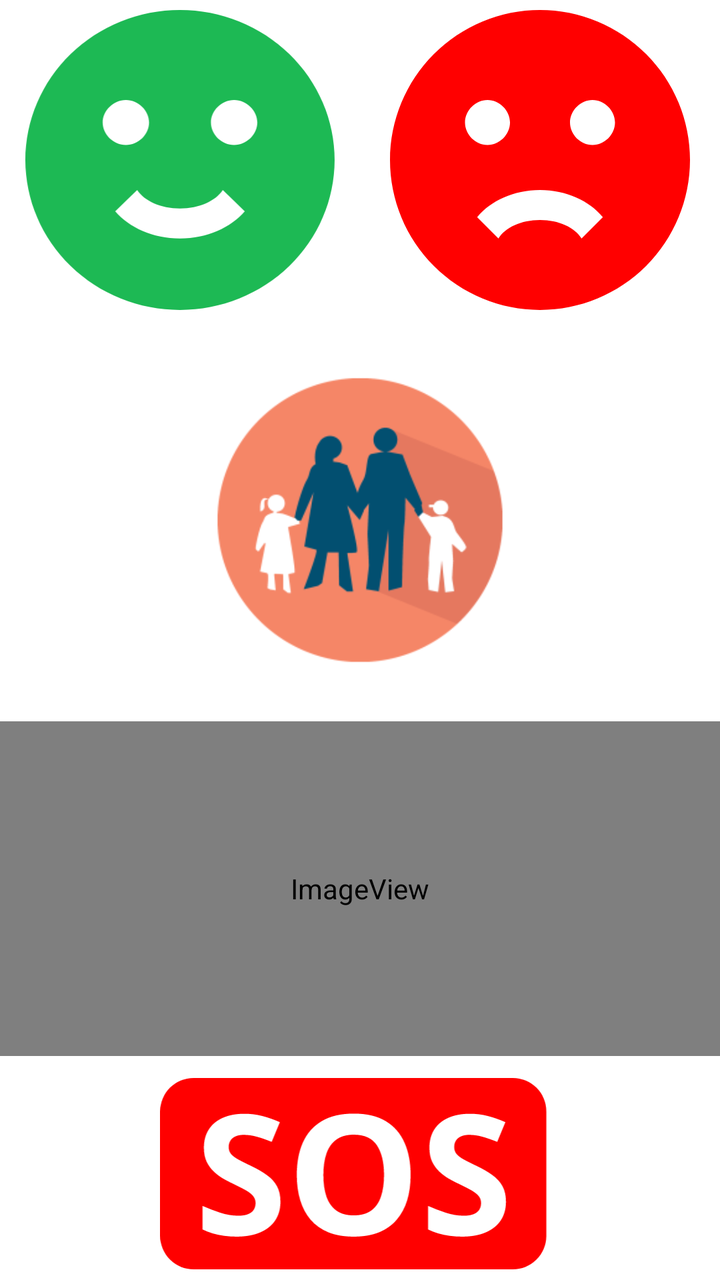
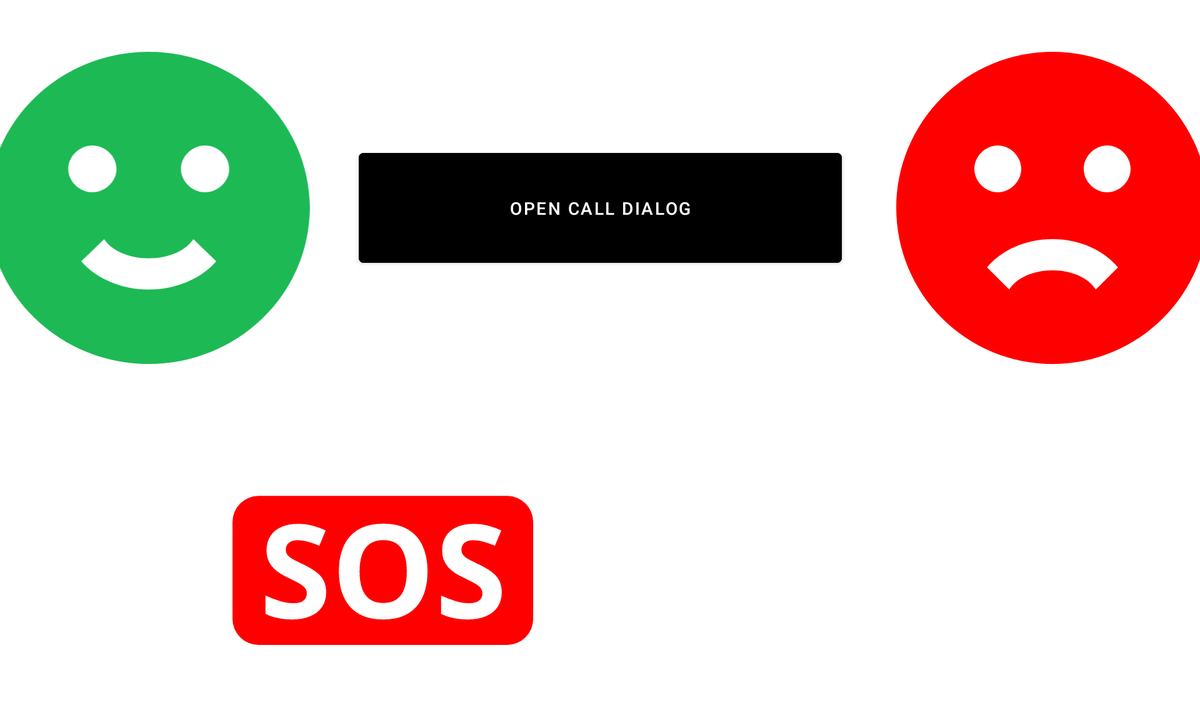

Two renders of one Android screen. The first uses the default layout on a phone; the second uses the alternative layout the repository ships for a different screen configuration, on a matching device. The two XML files are below.
<!-- AndroidManifest.xml: application theme Theme.App -->
<!-- res/layout/activity_main.xml -->
<?xml version="1.0" encoding="utf-8"?>
<androidx.constraintlayout.widget.ConstraintLayout xmlns:android="http://schemas.android.com/apk/res/android"
    xmlns:app="http://schemas.android.com/apk/res-auto"
    xmlns:tools="http://schemas.android.com/tools"
    android:layout_width="match_parent"
    android:layout_height="match_parent"
    tools:context=".activity.MainActivity">

    <LinearLayout
        android:layout_width="match_parent"
        android:layout_height="match_parent"
        android:orientation="vertical"
        android:weightSum="10"
        >

        <LinearLayout
            android:layout_width="match_parent"
            android:layout_height="0dp"
            android:layout_weight="2.5"
            android:gravity="center"
            android:orientation="horizontal"
            app:layout_constraintTop_toTopOf="parent">

            <ImageView
                android:id="@+id/imageViewOk"
                android:layout_width="150dp"
                android:layout_height="150dp"
                android:layout_marginStart="0dp"
                android:layout_marginTop="0dp"
                android:layout_marginEnd="0dp"
                android:layout_weight="0.4"
                app:srcCompat="@drawable/ic_happy"
                android:tag="OK" />

            <ImageView
                android:id="@+id/imageViewKo"
                android:layout_width="150dp"
                android:layout_height="150dp"
                android:layout_marginStart="0dp"
                android:layout_marginTop="0dp"
                android:layout_marginEnd="0dp"
                android:layout_weight="0.4"
                app:srcCompat="@drawable/ic_sad"
                android:tag="KO" />
        </LinearLayout>

        <LinearLayout
            android:layout_width="match_parent"
            android:layout_height="0dp"
            android:layout_weight="7.5"
            android:gravity="center_horizontal"
            android:orientation="vertical">

            <ImageView
                android:id="@+id/callCard1"
                android:layout_width="match_parent"
                android:layout_height="0dp"
                android:layout_weight="1.8"
                app:srcCompat="@mipmap/ic_family_foreground" />

            <ImageView
                android:id="@+id/callCard2"
                android:layout_width="match_parent"
                android:layout_height="0dp"
                android:layout_weight="1.5"
                app:srcCompat="@mipmap/ic_doctor_2" />

            <ImageView
                android:id="@+id/sos"
                android:layout_width="match_parent"
                android:layout_height="0dp"
                android:layout_weight="1"
                android:paddingBottom="5dp"
                app:srcCompat="@drawable/ic_sos"
                android:tag="SOS"/>

        </LinearLayout>

    </LinearLayout>



</androidx.constraintlayout.widget.ConstraintLayout>
<!-- resources referenced by this layout -->
<resources>
  <!-- drawable ic_happy (drawable) -->
  <vector xmlns:android="http://schemas.android.com/apk/res/android"
      android:width="3092dp"
      android:height="3000dp"
      android:viewportWidth="3092"
      android:viewportHeight="3000">
    <path
        android:pathData="M1545.73,0C1342.74,0 1141.74,38.8 954.21,114.18C766.67,189.56 596.27,300.05 452.73,439.34C162.85,720.64 0,1102.18 0,1500C0,1897.82 162.85,2279.36 452.73,2560.66C596.27,2699.95 766.67,2810.44 954.21,2885.82C1141.74,2961.2 1342.74,3000 1545.73,3000C1955.69,3000 2348.85,2841.96 2638.73,2560.66C2928.61,2279.36 3091.46,1897.82 3091.46,1500C3091.46,1303.02 3051.48,1107.96 2973.8,925.97C2896.12,743.99 2782.26,578.63 2638.73,439.34C2495.19,300.05 2324.79,189.56 2137.26,114.18C1949.72,38.8 1748.72,0 1545.73,0V0ZM772.87,1125C772.87,1005 881.07,900 1004.73,900C1128.38,900 1236.59,1005 1236.59,1125C1236.59,1245 1128.38,1350 1004.73,1350C881.07,1350 772.87,1245 772.87,1125ZM1545.73,2284.5C1275.23,2284.5 1037.19,2175 898.07,2013L1117.56,1800C1187.12,1908 1352.52,1984.5 1545.73,1984.5C1738.95,1984.5 1904.34,1908 1973.9,1800L2193.39,2013C2054.28,2175 1816.23,2284.5 1545.73,2284.5ZM2086.74,1350C1963.08,1350 1854.88,1245 1854.88,1125C1854.88,1005 1963.08,900 2086.74,900C2210.4,900 2318.6,1005 2318.6,1125C2318.6,1245 2210.4,1350 2086.74,1350Z"
        android:fillColor="#1DB954"/>
  </vector>
  <!-- drawable ic_sad (drawable) -->
  <vector xmlns:android="http://schemas.android.com/apk/res/android"
      android:width="3000dp"
      android:height="3000dp"
      android:viewportWidth="3000"
      android:viewportHeight="3000">
    <path
        android:pathData="M1500,0C1303.02,0 1107.96,38.8 925.97,114.18C743.99,189.56 578.63,300.05 439.34,439.34C158.04,720.64 0,1102.18 0,1500C0,1897.82 158.04,2279.36 439.34,2560.66C578.63,2699.95 743.99,2810.44 925.97,2885.82C1107.96,2961.2 1303.02,3000 1500,3000C1897.82,3000 2279.36,2841.96 2560.66,2560.66C2841.96,2279.36 3000,1897.82 3000,1500C3000,1303.02 2961.2,1107.96 2885.82,925.97C2810.44,743.99 2699.95,578.63 2560.66,439.34C2421.37,300.05 2256.01,189.56 2074.03,114.18C1892.04,38.8 1696.98,0 1500,0V0ZM750,1125C750,1005 855,900 975,900C1095,900 1200,1005 1200,1125C1200,1245 1095,1350 975,1350C855,1350 750,1245 750,1125ZM1915.5,2284.5C1848,2175 1687.5,2100 1500,2100C1312.5,2100 1152,2175 1084.5,2284.5L871.5,2071.5C1006.5,1908 1237.5,1800 1500,1800C1762.5,1800 1993.5,1908 2128.5,2071.5L1915.5,2284.5ZM2025,1350C1905,1350 1800,1245 1800,1125C1800,1005 1905,900 2025,900C2145,900 2250,1005 2250,1125C2250,1245 2145,1350 2025,1350Z"
        android:fillColor="#FF0000"/>
  </vector>
  <!-- drawable ic_sos: vector/xml drawable (drawable, 4592 chars, omitted) -->
  <!-- mipmap ic_doctor_2 (mipmap-anydpi-v26) -->
  <?xml version="1.0" encoding="utf-8"?>
  <adaptive-icon xmlns:android="http://schemas.android.com/apk/res/android">
      <background android:drawable="@color/ic_doctor_2_background"/>
      <foreground android:drawable="@mipmap/ic_doctor_2_foreground"/>
  </adaptive-icon>
  <!-- mipmap ic_family_foreground: png bitmap (mipmap-hdpi, 6419 bytes) -->
  <style name="Theme.App" parent="Theme.MaterialComponents.DayNight.NoActionBar">
          
          <item name="colorPrimary">@color/purple_500</item>
          <item name="colorPrimaryVariant">@color/purple_700</item>
          <item name="colorOnPrimary">@color/white</item>
          
          <item name="colorSecondary">@color/teal_200</item>
          <item name="colorSecondaryVariant">@color/teal_700</item>
          <item name="colorOnSecondary">@color/black</item>
          
          <item name="android:statusBarColor" tools:targetApi="l">?attr/colorPrimaryVariant</item>
          
      </style>
  <color name="ic_doctor_2_background">#FFFFFF</color>
</resources>
<!-- res/layout-w800dp-h450dp-land/activity_main.xml (the repository's variant of the layout above) -->
<!-- drawn on a 7-inch tablet turned sideways -->
<?xml version="1.0" encoding="utf-8"?>
<androidx.constraintlayout.widget.ConstraintLayout xmlns:android="http://schemas.android.com/apk/res/android"
    xmlns:app="http://schemas.android.com/apk/res-auto"
    xmlns:tools="http://schemas.android.com/tools"
    android:layout_width="match_parent"
    android:layout_height="wrap_content"
    tools:context=".MainActivity">

    <LinearLayout
        android:layout_width="1059dp"
        android:layout_height="567dp"
        android:orientation="vertical"
        app:layout_constraintBottom_toBottomOf="parent"
        app:layout_constraintEnd_toEndOf="parent"
        app:layout_constraintStart_toStartOf="parent"
        app:layout_constraintTop_toTopOf="parent">

        <LinearLayout
            android:id="@+id/linearLayout"
            android:layout_width="match_parent"
            android:layout_height="0dp"
            android:layout_weight="1"
            android:orientation="horizontal"
            android:gravity="center_vertical"
            tools:layout_editor_absoluteX="0dp">

            <ImageView
                android:id="@+id/imageView2"
                android:layout_width="0dp"
                android:layout_height="250dp"
                android:layout_weight="1"
                android:onClick="sendOk"
                app:srcCompat="@drawable/ic_happy" />


            <Button
                android:id="@+id/hangupButton"
                android:layout_width="50dp"
                android:layout_height="100dp"
                android:layout_weight="1"
                android:backgroundTint="@color/common_google_signin_btn_text_dark_focused"
                android:onClick="stopCall"
                android:text="Stop call"
                android:visibility="gone" />

            <Button
                android:id="@+id/button2"
                android:layout_width="50dp"
                android:layout_height="100dp"
                android:layout_weight="1"
                android:backgroundTint="@color/common_google_signin_btn_text_dark_focused"
                android:onClick="openCallDialog"
                android:text="Open call dialog"/>

            <ImageView
                android:id="@+id/imageView3"
                android:layout_width="0dp"
                android:layout_height="250dp"
                android:layout_weight="1"
                android:onClick="sendKo"
                app:srcCompat="@drawable/ic_sad" />

        </LinearLayout>

        <LinearLayout
            android:id="@+id/linearLayout2"
            android:layout_width="wrap_content"
            android:layout_height="0dp"
            android:layout_weight="0.7"
            android:weightSum="20"
            tools:layout_editor_absoluteX="0dp"
            android:orientation="horizontal"
            android:gravity="center"
            android:baselineAligned="false">

            <LinearLayout
                android:layout_width="0dp"
                android:layout_height="match_parent"
                android:layout_weight="18"
                android:gravity="center_vertical"
                tools:ignore="NestedWeights,UselessParent">

                <ImageView
                    android:id="@+id/callView1"
                    android:layout_width="0dp"
                    android:layout_height="150dp"
                    android:layout_weight="1"
                    android:onClick="call"
                    android:rotation="270"
                    app:srcCompat="@drawable/ic_baseline_phone_24" />

                <ImageView
                    android:id="@+id/callView2"
                    android:layout_width="0dp"
                    android:layout_height="150dp"
                    android:layout_weight="1"
                    android:onClick="call"
                    android:rotation="270"
                    app:srcCompat="@drawable/ic_baseline_phone_24" />

                <ImageView
                    android:id="@+id/sosView"
                    android:layout_width="0dp"
                    android:layout_height="133dp"
                    android:layout_weight="1"
                    android:onClick="sendSOS"
                    app:srcCompat="@drawable/ic_sos" />

                <ImageView
                    android:id="@+id/microView"
                    android:layout_width="0dp"
                    android:layout_height="150dp"
                    android:layout_weight="1"
                    android:onClick="record"
                    app:srcCompat="@drawable/ic_baseline_mic_24" />

            </LinearLayout>

        </LinearLayout>


    </LinearLayout>


</androidx.constraintlayout.widget.ConstraintLayout>
<!-- resources referenced by the variant -->
<!-- as a 7-inch tablet turned sideways resolves them -->
<resources>
  <!-- drawable ic_baseline_mic_24 (drawable) -->
  <vector android:height="1500dp" android:tint="#4C4A4A"
      android:viewportHeight="24" android:viewportWidth="24"
      android:width="1500dp" xmlns:android="http://schemas.android.com/apk/res/android">
      <path android:fillColor="@android:color/white" android:pathData="M12,14c1.66,0 2.99,-1.34 2.99,-3L15,5c0,-1.66 -1.34,-3 -3,-3S9,3.34 9,5v6c0,1.66 1.34,3 3,3zM17.3,11c0,3 -2.54,5.1 -5.3,5.1S6.7,14 6.7,11L5,11c0,3.41 2.72,6.23 6,6.72L11,21h2v-3.28c3.28,-0.48 6,-3.3 6,-6.72h-1.7z"/>
  </vector>
  <!-- drawable ic_baseline_phone_24 (drawable) -->
  <vector android:height="150dp" android:tint="#4C4A4A"
      android:viewportHeight="24" android:viewportWidth="24"
      android:width="150dp" xmlns:android="http://schemas.android.com/apk/res/android">
      <path android:fillColor="@android:color/white" android:pathData="M6.62,10.79c1.44,2.83 3.76,5.14 6.59,6.59l2.2,-2.2c0.27,-0.27 0.67,-0.36 1.02,-0.24 1.12,0.37 2.33,0.57 3.57,0.57 0.55,0 1,0.45 1,1V20c0,0.55 -0.45,1 -1,1 -9.39,0 -17,-7.61 -17,-17 0,-0.55 0.45,-1 1,-1h3.5c0.55,0 1,0.45 1,1 0,1.25 0.2,2.45 0.57,3.57 0.11,0.35 0.03,0.74 -0.25,1.02l-2.2,2.2z"/>
  </vector>
  <!-- drawable ic_sad (drawable) -->
  <vector xmlns:android="http://schemas.android.com/apk/res/android"
      android:width="3000dp"
      android:height="3000dp"
      android:viewportWidth="3000"
      android:viewportHeight="3000">
    <path
        android:pathData="M1500,0C1303.02,0 1107.96,38.8 925.97,114.18C743.99,189.56 578.63,300.05 439.34,439.34C158.04,720.64 0,1102.18 0,1500C0,1897.82 158.04,2279.36 439.34,2560.66C578.63,2699.95 743.99,2810.44 925.97,2885.82C1107.96,2961.2 1303.02,3000 1500,3000C1897.82,3000 2279.36,2841.96 2560.66,2560.66C2841.96,2279.36 3000,1897.82 3000,1500C3000,1303.02 2961.2,1107.96 2885.82,925.97C2810.44,743.99 2699.95,578.63 2560.66,439.34C2421.37,300.05 2256.01,189.56 2074.03,114.18C1892.04,38.8 1696.98,0 1500,0V0ZM750,1125C750,1005 855,900 975,900C1095,900 1200,1005 1200,1125C1200,1245 1095,1350 975,1350C855,1350 750,1245 750,1125ZM1915.5,2284.5C1848,2175 1687.5,2100 1500,2100C1312.5,2100 1152,2175 1084.5,2284.5L871.5,2071.5C1006.5,1908 1237.5,1800 1500,1800C1762.5,1800 1993.5,1908 2128.5,2071.5L1915.5,2284.5ZM2025,1350C1905,1350 1800,1245 1800,1125C1800,1005 1905,900 2025,900C2145,900 2250,1005 2250,1125C2250,1245 2145,1350 2025,1350Z"
        android:fillColor="#FF0000"/>
  </vector>
  <style name="Theme.App" parent="Theme.MaterialComponents.DayNight.NoActionBar">
          
          <item name="colorPrimary">@color/purple_500</item>
          <item name="colorPrimaryVariant">@color/purple_700</item>
          <item name="colorOnPrimary">@color/white</item>
          
          <item name="colorSecondary">@color/teal_200</item>
          <item name="colorSecondaryVariant">@color/teal_700</item>
          <item name="colorOnSecondary">@color/black</item>
          
          <item name="android:statusBarColor" tools:targetApi="l">?attr/colorPrimaryVariant</item>
          
      </style>
</resources>
